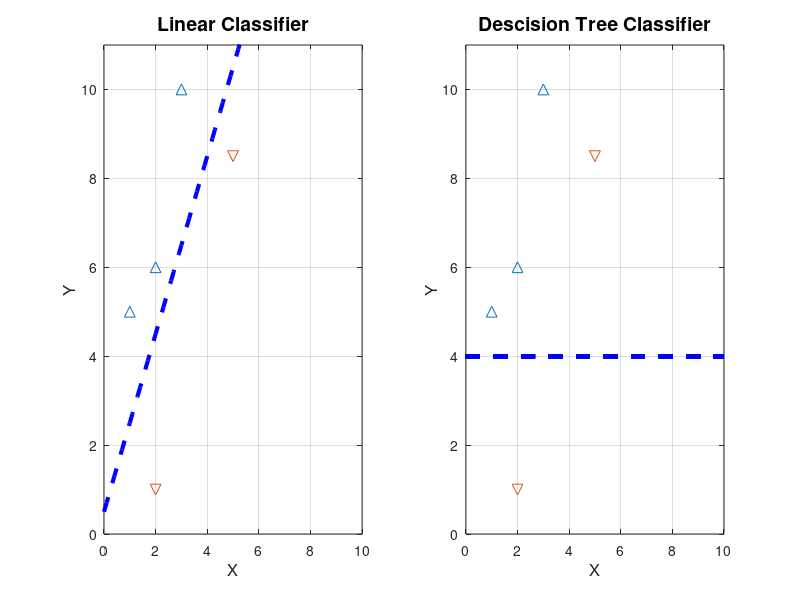
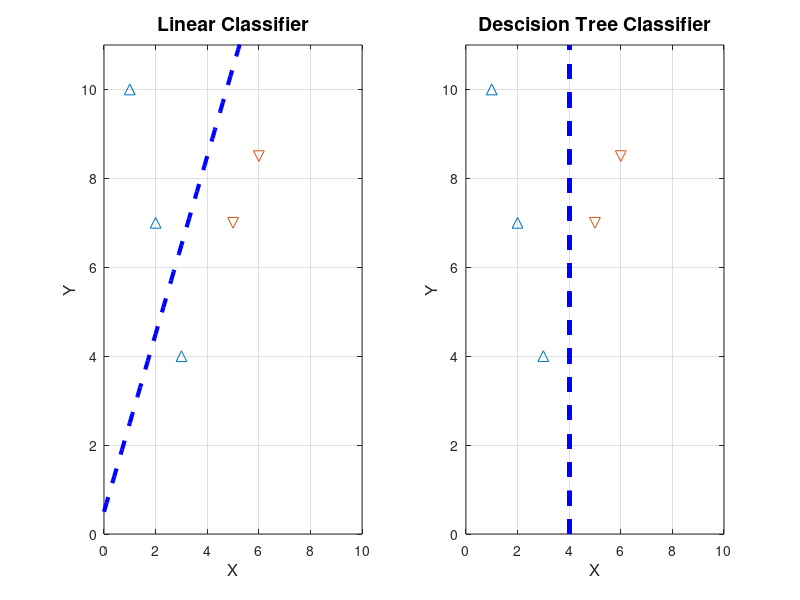

MATLAB code for these plots, in order: (Note: this script raises an error after producing the figures.)
clear;
clc;
close all;
%==========================================================================
% question 1
%==========================================================================
figure
dataX = [1, 2, 3, 2, 5];
dataY = [5, 6, 10, 1, 8.5];
% linear classifier
linX = 0:0.1:5.5;
linY = linX.*2 + 0.5;
subplot(1,2,1)
plot(linX,linY,'b--','MarkerSize',10,'LineWidth',3)
hold on
scatter(dataX(1:3),dataY(1:3),60,'^')
scatter(dataX(4:5),dataY(4:5),60,'v')
axis([0 10 0 11])
title('Linear Classifier','fontsize',14)
xlabel('X','fontsize',12)
ylabel('Y','fontsize',12)
grid on
% decision tree classifier
dtX = 0:0.1:10;
dtY = ones(length(dtX)).*4;
subplot(1,2,2)
plot(dtX,dtY,'b--','MarkerSize',10,'LineWidth',3)
hold on
scatter(dataX(1:3),dataY(1:3),60,'^')
scatter(dataX(4:5),dataY(4:5),60,'v')
axis([0 10 0 11])
title('Descision Tree Classifier','fontsize',14)
xlabel('X','fontsize',12)
ylabel('Y','fontsize',12)
grid on
print('cmpe677_hwk5_1','-dpng')

% Given n points, n is the maximum number of tree nodes to do perfect classification


%==========================================================================
% question 2
%==========================================================================
figure
dataX = [1, 2, 3, 5, 6];
dataY = [10, 7, 4, 7, 8.5];
% linear classifier
linX = 0:0.1:5.5;
linY = linX.*2 + 0.5;
subplot(1,2,1)
plot(linX,linY,'b--','MarkerSize',10,'LineWidth',3)
hold on
scatter(dataX(1:3),dataY(1:3),60,'^')
scatter(dataX(4:5),dataY(4:5),60,'v')
axis([0 10 0 11])
title('Linear Classifier','fontsize',14)
xlabel('X','fontsize',12)
ylabel('Y','fontsize',12)
grid on
% decision tree classifier
dtY = 0:0.1:11;
dtX = ones(length(dtY)).*4;
subplot(1,2,2)
plot(dtX,dtY,'b--','MarkerSize',10,'LineWidth',3)
hold on
scatter(dataX(1:3),dataY(1:3),60,'^')
scatter(dataX(4:5),dataY(4:5),60,'v')
axis([0 10 0 11])
title('Descision Tree Classifier','fontsize',14)
xlabel('X','fontsize',12)
ylabel('Y','fontsize',12)
grid on
print('cmpe677_hwk5_2','-dpng')

%==========================================================================
% question 3
%==========================================================================





%==========================================================================
% question 4
%==========================================================================
clear;
% Load Training Data- Andrew Ng Machine Learning MOOC
load('ex3data1.mat'); % training data stored in arrays X, y
n = size(X, 1);
num_labels = length(unique(y)); % 10 labels, from 1 to 10 (note "0" is mapped to label 10)

% Randomly select 100 data points to display
rng(2000); %random number generator seed
rand_indices = randperm(n);
sel = X(rand_indices(1:100), :);

%displayData(sel);
%print -djpeg95 hwk4_4.jpg

Xdata = [ones(n, 1) X];
% the matlab functions you want to use are crossvalind.m and confusionmat.m_
% Xdata- A vector of feature, nxD, one set of attributes for each dataset sample
% y- A vector of ground truth labels, nx1 (each class has a unique integer value), one label for each dataset sample
% numberOfFolds- the number of folds for k-fold cross validation
numberOfFolds = 5;
rng(2000); %random number generator seed
CVindex = crossvalind('Kfold',y, numberOfFolds);

method = 'BaggedTree'

lambda = 0.1;
for i = 1:numberOfFolds
  TestIndex = find(CVindex == i);
  TrainIndex = find(CVindex ~= i);
  TrainDataCV = Xdata(TrainIndex,:);
  TrainDataGT =y(TrainIndex);
  TestDataCV = Xdata(TestIndex,:);
  TestDataGT = y(TestIndex);
  %
  %build the model using TrainDataCV and TrainDataGT
  %test the built model using TestDataCV
  %
  switch method
    case 'LogisticRegression'
      % for Logistic Regression, we need to solve for theta
      % Initialize fitting parameters
      all_theta = zeros(num_labels, size(Xdata, 2));
      for c=1:num_labels
        % Set Initial theta
        initial_theta = zeros(size(Xdata, 2), 1);
        % Set options for fminunc
        options = optimset('GradObj', 'on', 'MaxIter', 50);
        % Run fmincg to obtain the optimal theta
        % This function will return theta and the cost
        [theta] = fmincg (@(t)(costFunctionLogisticRegression(t, TrainDataCV, (TrainDataGT == c), lambda)), ...
        initial_theta, options);
        all_theta(c,:) = theta;
      end
      % Using TestDataCV, compute testing set prediction using
      % the model created
      % for Logistic Regression, the model is theta
      % Insert code here to see how well theta works...
      all_pred = sigmoid(TestDataCV*all_theta');
      [maxVal,maxIndex] = max(all_pred,[],2);
      TestDataPred=maxIndex;
    case 'KNN'
      [idx, dist] = knnsearch(TrainDataCV,TestDataCV,'k',3);
      TestDataPred=mode([TrainDataGT(idx(:,1)) TrainDataGT(idx(:,2)) TrainDataGT(idx(:,3)) ]')';
    case 'ClassificationTree'
      tree = ClassificationTree.fit(TrainDataCV,TrainDataGT);
      maxprune = max(tree.PruneList);
      treePrune = prune(tree,'level',maxprune-3);
      view(treePrune,'mode','graph');
      TestDataPred = predict(tree,TestDataCV);
    case 'BaggedTree'
      rng(2000); %random number generator seed
      t = ClassificationTree.template('MinLeaf',1);
      bagtree = fitensemble(TrainDataCV,TrainDataGT,'Bag',10,t,'type','classification');
      TestDataPred = predict(bagtree,TestDataCV); %really should test with a test set here
    otherwise
      error('Unknown classification method')
  end
  predictionLabels(TestIndex,:) =double(TestDataPred);
end

confusionMatrix = confusionmat(y,predictionLabels);
accuracy = sum(diag(confusionMatrix))/sum(sum(confusionMatrix));

fprintf(sprintf('%s: Lambda = %d, Accuracy = %6.2f%%%% \n',method, lambda,accuracy*100));
fprintf('Confusion Matrix:\n');
[r c] = size(confusionMatrix);
for i=1:r
  for j=1:r
    fprintf('%6d ',confusionMatrix(i,j));
  end
  fprintf('\n');
end



%==========================================================================
% question 6
%==========================================================================
clear
addpath('../hw4');
b = load('bupa.data');
X = b(:,1:end-1);
y = b(:,end);
method = 'LogisticRegression'
options.method = method;
options.numberOfFolds = 5;
options.lambda = 0.1;
[confusionMatrix,accuracy] = classifiy677_hwk5(X,y,options);

